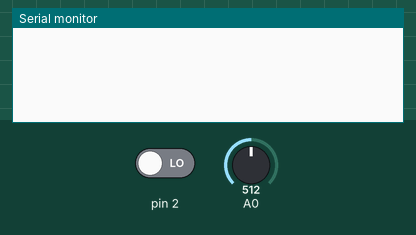
Simulated run of this sketch. Board: Arduino Uno, built with avr-gcc and run on an emulated ATmega328P. On the bench: the last lines printed to the serial monitor. The inputs (shaded band) are chosen by the test bench; at power-on: pin 2 LOW, A0 = 512.

Above: at 1.2 s.
1.3 s: pin 2 driven HIGH
At 1.51 s:
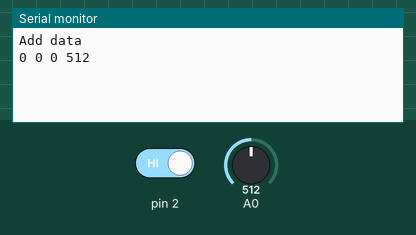
2.8 s: A0 set to 716
At 3.02 s:
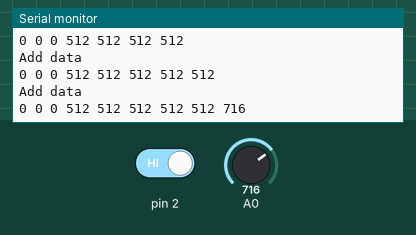
4.6 s: A0 set to 900
At 4.83 s:
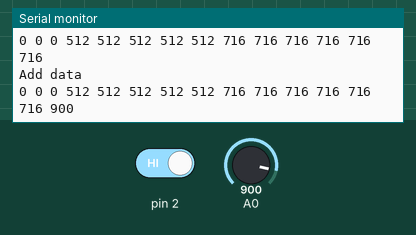

Measured:
- after the input at 1.3 s, the serial monitor: prints a new line at once (image 1)
- after the input at 2.8 s, the serial monitor: prints a new line at once (image 2)
- after the input at 4.6 s, the serial monitor: prints a new line at once (image 3)

The sketch:

array_dinamici.ino
```cpp
int *arr;
int size = 3;

void setup() {
  pinMode(2, INPUT);

  Serial.begin(9600);

  arr = new int[size];

  //init
  for (int i = 0; i < size; i++){
    arr[i] = 0;
  }

  //delete[] arr;

}

void loop() {
  if (digitalRead(2)) {
    Serial.println("Add data");
    //puoi simulare l'aumento della dimensione creando un nuovo
    //array più grande, copiando i dati dal vecchio array e poi
    //deallocando la memoria del vecchio array.

    size++;
    // Creazione di un array più grande
    int* temparr = new int[size];
    //copio
    for (int i = 0; i < size-1; i++) {
        temparr[i] = arr[i];
    }
    //elimino il vecchio array
    delete[] arr;
    //riassegno
    arr = temparr;

    //memorizzo lettura
    arr[size-1] = analogRead(A0);

    //stampo i dati
    for (int i = 0; i < size; i++) {
        Serial.print(arr[i]);
        Serial.print(" ");
    }
    Serial.println("");

    delay(300);
  }

}
```
